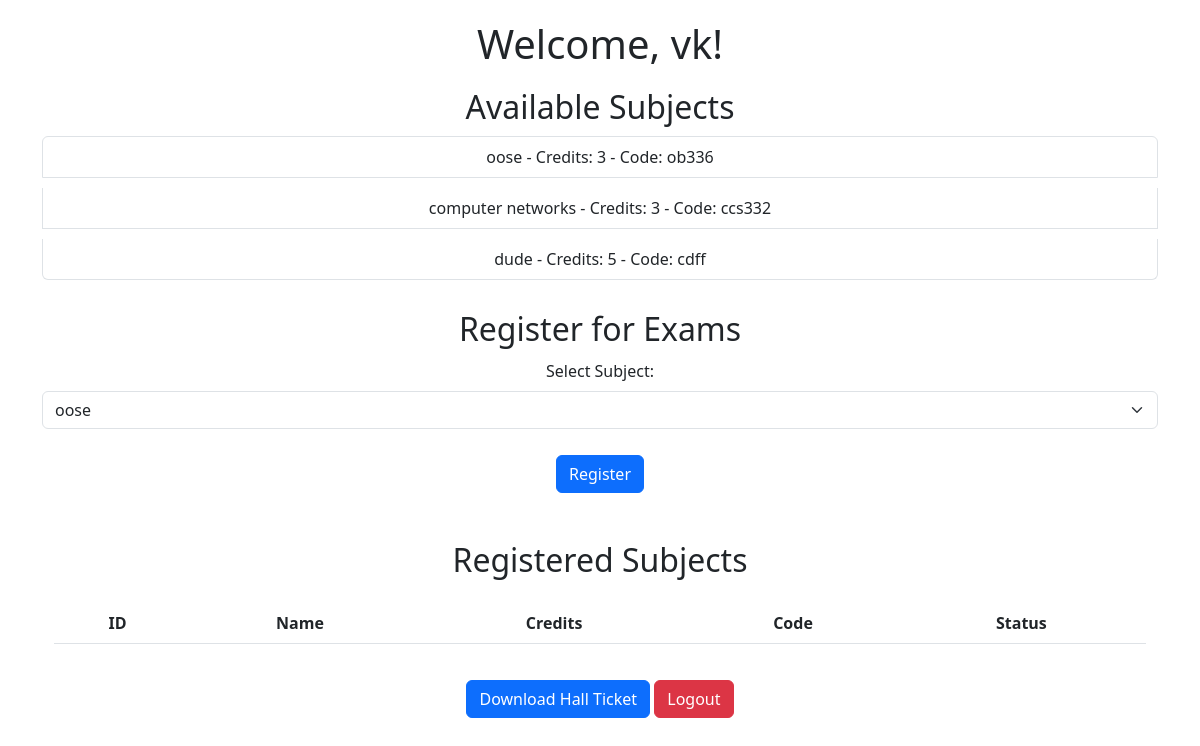
Screenshot of /student_dashboard (signed in) with the database file from the repository.
### tables this page shows
CREATE TABLE subjects
             (id INTEGER PRIMARY KEY AUTOINCREMENT, 
              name TEXT, 
              credits INTEGER,
              code TEXT);

### app.py (the view)
@app.route('/student_dashboard')
def student_dashboard():
    if 'username' in session:
        conn = sqlite3.connect('users.db')
        c = conn.cursor()
        c.execute("SELECT * FROM subjects")
        subjects = c.fetchall()
        c.execute('''SELECT subjects.id, subjects.name, subjects.credits, subjects.code, exam_registrations.status
                     FROM exam_registrations
                     JOIN subjects ON exam_registrations.subject_id = subjects.id
                     JOIN users ON exam_registrations.user_id = users.id
                     WHERE users.username = ?''', (session['username'],))
        registered_subjects = c.fetchall()
        conn.close()
        verification_status = any(reg[4] == 'Verified' for reg in registered_subjects)
        return render_template('student_dashboard.html', username=session['username'], subjects=subjects, registered_subjects=registered_subjects, verification_status=verification_status)
    else:
        return redirect('/')

### templates/student_dashboard.html (shortened to what this page needs)
<!DOCTYPE html>
<html lang="en">
<head>
    <link href="https://cdn.jsdelivr.net/npm/bootstrap@5.3.0-alpha1/dist/css/bootstrap.min.css" rel="stylesheet">
</head>
<body>
    <div class="container">
        <h1>Welcome, {{ username }}!</h1>
        <h2>Available Subjects</h2>
        <ul class="list-group">
            {% for subject in subjects %}
                <li class="list-group-item">{{ subject[1] }} - Credits: {{ subject[2] }} - Code: {{ subject[3] }}</li>
            {% endfor %}
        </ul>
        <h2>Register for Exams</h2>
        <form action="/register_exam" method="POST">
            <div class="mb-3">
                <label for="subject" class="form-label">Select Subject:</label>
                <select name="subject_id" id="subject" class="form-select">
                    {% for subject in subjects %}
                        <option value="{{ subject[0] }}">{{ subject[1] }}</option>
                    {% endfor %}
                </select>
            </div>
            <button type="submit" class="btn btn-primary">Register</button>
        </form>
        <div class="container mt-5">
            <h2 class="mb-4">Registered Subjects</h2>
            <table class="table">
                <thead>
                    <tr>
                        <th>ID</th>
                        <th>Name</th>
                        <th>Credits</th>
                        <th>Code</th>
                        <th>Status</th>
                    </tr>
                </thead>
            </table>
        </div>
        <a href="/download_hall_ticket" class="btn btn-primary">Download Hall Ticket</a>
        <a href="/logout" class="btn btn-danger">Logout</a>
    </div>
</body>
</html>

### templates/student_dashboard.html (style rules this page uses)
body { padding: 20px; text-align: center; }
h1 { margin-bottom: 20px; }
h2 { margin-top: 20px; margin-bottom: 10px; }
ul { list-style: none; padding: 0; }
li { margin-bottom: 10px; }
button { margin-top: 10px; }
a { margin-top: 20px; display: inline-block; }

### rows the page displays
subjects: name "oose", credits "3", code "ob336"
subjects: name "computer networks", credits "3", code "ccs332"
subjects: name "dude", credits "5", code "cdff"

### other values shown
{{ username }} "vk"
form field subject_id "oose"
